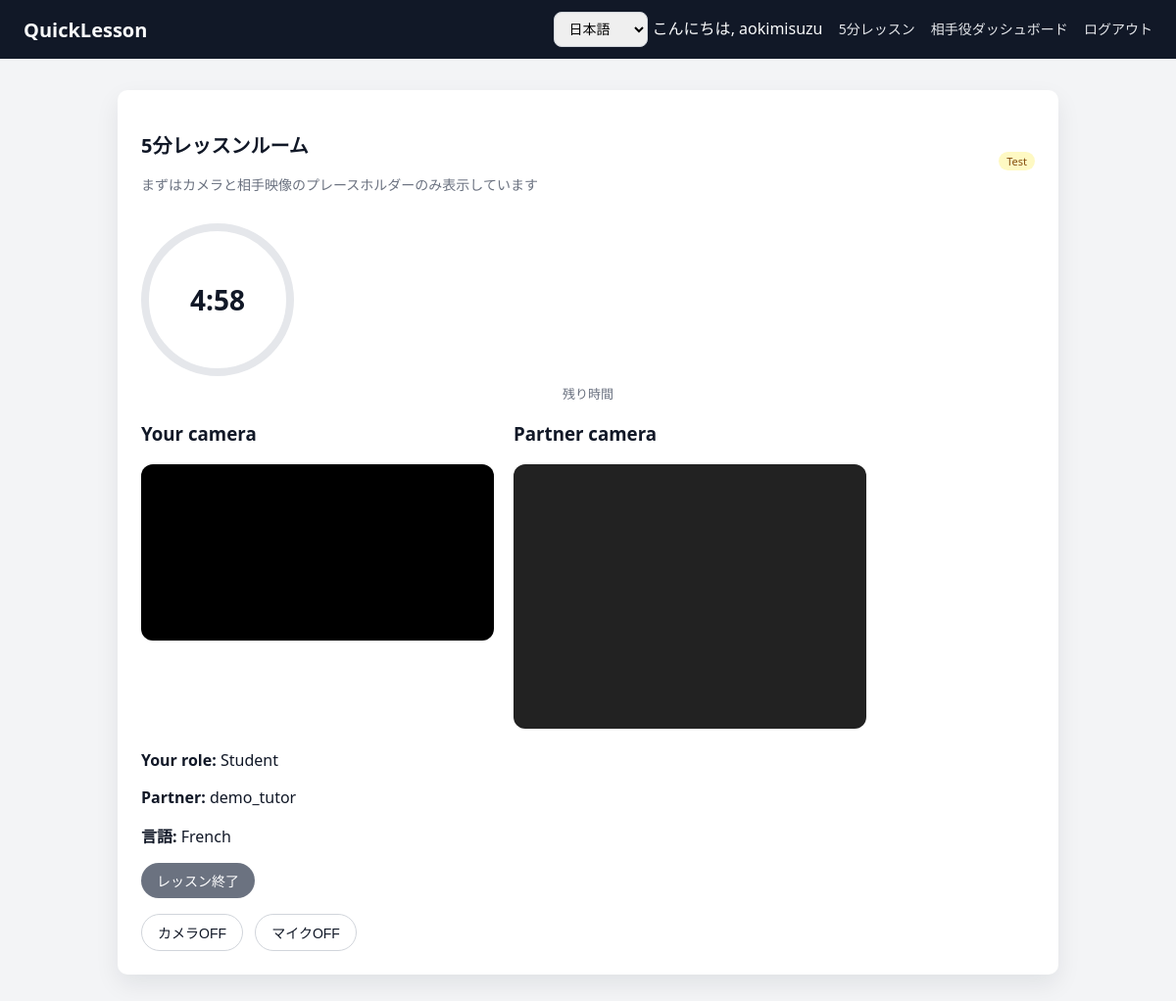
The app's page /lesson/room/83/ (signed in) with its own data.
### core/models/lessons.py (models this page shows, shortened)
class QuickLessonMatch(models.Model):
    request = models.OneToOneField(QuickLessonRequest, on_delete=models.CASCADE)
    tutor = models.ForeignKey(TutorProfile, on_delete=models.CASCADE)
    started_at = models.DateTimeField()
    end_at = models.DateTimeField()
    meeting_url = models.URLField(blank=True)
    price = models.DecimalField(max_digits=8, decimal_places=2, default=0)

class QuickLessonRequest(models.Model):
    STATUS_CHOICES = [
        ("waiting", "Waiting"),
        ("matched", "Matched"),
        ("cancelled", "Cancelled"),
    ]
    PURPOSE_CHOICES = [
        ("lesson", "Lesson"),
        ("interview", "Interview"),
    ]
    student = models.ForeignKey(StudentProfile, on_delete=models.CASCADE)
    language = models.ForeignKey(LessonLanguage, on_delete=models.PROTECT)
    created_at = models.DateTimeField(auto_now_add=True)
    status = models.CharField(
        max_length=20,
        choices=STATUS_CHOICES,
        default="waiting",
    )
    purpose = models.CharField(
        max_length=20,
        choices=PURPOSE_CHOICES,
        default="lesson",
    )

### core/models/users.py (models this page shows, shortened)
class TutorProfile(models.Model):
    user = models.OneToOneField(User, on_delete=models.CASCADE)
    languages = models.ManyToManyField(LessonLanguage, blank=True)
    is_online = models.BooleanField(default=False)
    can_interview = models.BooleanField(default=False)

### core/models/languages.py (models this page shows, shortened)
class LessonLanguage(models.Model):
    code = models.CharField(max_length=10, unique=True)
    name = models.CharField(max_length=50)

### core/views/lesson.py (the view)
# urls.py: path("lesson/room/<int:match_id>/", views.lesson_room, name="lesson_room"),
@login_required
def lesson_room(request, match_id: int):
    match = get_object_or_404(QuickLessonMatch, id=match_id)
    print("===== LESSON ROOM DEBUG =====")
    print("current user:", request.user)
    print("match id:", match.id)
    print("student:", match.request.student.user)
    print("tutor:", match.tutor.user)
    print("=============================")
    now = timezone.now()
    remaining_seconds = max(0, int((match.end_at - now).total_seconds()))
    context = {
        "match": match,
        "remaining_seconds": remaining_seconds,
    }
    return render(request, "core/lesson_room.html", context)

### templates/core/lesson_room.html (shortened to what this page needs)
{% extends "base.html" %}
{% load i18n %}
{% block content %}
  <div class="card">
    <div class="card-header">
      <div>
        <h2 class="card-title">{% trans "5-minute lesson room" %}</h2>
        <p class="card-subtitle">
          {% trans "First, we only set up your camera and a placeholder for the remote video to design the layout." %}
        </p>
      </div>
      <span class="badge badge-yellow">Test</span>
    </div>
    <div class="center mt-16">
      <div class="timer-circle">
        <span id="timer-display"></span>
      </div>
      <div class="timer-label">{% trans "Remaining time" %}</div>
    </div>
    <div style="display: flex; gap: 20px; flex-wrap: wrap;">
  <div>
    <h3>Your camera</h3>
    <video
      id="localVideo"
      autoplay
      playsinline
      muted
      width="360"
      style="background: #000; border-radius: 12px;"
    ></video>
  </div>
  <div>
    <h3>Partner camera</h3>
    <video
      id="remoteVideo"
      autoplay
      playsinline
      width="360"
      height="270"
      style="background: #222; border-radius: 12px;"
    ></video>
  </div>
</div>
<div class="mt-16">
  {% if request.user == match.request.student.user %}
    <p><strong>Your role:</strong> Student</p>
    <p><strong>Partner:</strong> {{ match.tutor.user.username }}</p>
  {% else %}
    <p><strong>Your role:</strong> Tutor</p>
    <p><strong>Partner:</strong> {{ match.request.student.user.username }}</p>
  {% endif %}
  <p><strong>{% trans "Language" %}:</strong> {{ match.request.language.name }}</p>
</div>
    <div class="mt-16">
      <button id="leave-btn" class="btn btn-secondary">
        {% trans "End lesson" %}
      </button>
    </div>
    <div class="mt-16">
      <button id="toggle-camera" class="btn btn-outline">
        {% trans "Camera OFF" %}
      </button>
      <button id="toggle-mic" class="btn btn-outline">
        {% trans "Mic OFF" %}
      </button>
    </div>
  </div>
{% endblock %}

### templates/base.html (shortened to what this page needs)
{% load static %}
{% load i18n %}
<!DOCTYPE html>
<html lang="{{ request.LANGUAGE_CODE|default:'ja' }}">
<head>
  <link rel="stylesheet" href="{% static 'css/style.css' %}">
</head>
<body>
  <header class="header">
    <div class="header-title">
      <a href="{% url 'home' %}">QuickLesson</a>
    </div>
    <nav class="header-nav">
      <form action="{% url 'set_language' %}" method="post" style="display:inline;">
        <select name="language" onchange="this.form.submit()">
          <option value="ja" {% if request.LANGUAGE_CODE == "ja" %}selected{% endif %}>日本語</option>
        </select>
      </form>
      {% if user.is_authenticated %}
        <span>{% trans "Hi" %}, {{ user.username }}</span>
        <a href="{% url 'create_request' %}">{% trans "5-minute lesson" %}</a>
        <a href="{% url 'tutor_dashboard' %}">{% trans "Tutor Dashboard" %}</a>
        <a href="{% url 'logout' %}">{% trans "Log out" %}</a>
      {% else %}
        <a href="{% url 'login' %}">{% trans "Log In" %}</a>
      {% endif %}
    </nav>
  </header>
  <main class="container">
    {% block content %}{% endblock %}
  </main>
</body>
</html>

### static/css/style.css (style rules this page uses)
body { margin: 0; font-family: system-ui, -apple-system, BlinkMacSystemFont, "Segoe UI", sans-serif; background: #f3f4f6; color: #111827; }
a { color: #2563eb; text-decoration: none; }
.header { background: #111827; color: #f9fafb; padding: 12px 24px; display: flex; align-items: center; justify-content: space-between; }
.header-title a { color: #f9fafb; font-weight: 700; font-size: 20px; text-decoration: none; }
.header-nav a { color: #e5e7eb; margin-left: 12px; font-size: 14px; }
.container { max-width: 960px; margin: 32px auto; padding: 0 16px; }
.card { background: #ffffff; border-radius: 10px; padding: 24px; box-shadow: 0 10px 25px rgba(15, 23, 42, 0.08); margin-bottom: 24px; }
.card-header { display: flex; justify-content: space-between; align-items: center; margin-bottom: 16px; }
.card-title { font-size: 20px; font-weight: 600; color: #111827; }
.card-subtitle { font-size: 14px; color: #6b7280; }
.btn { display: inline-flex; align-items: center; justify-content: center; padding: 8px 16px; border-radius: 999px; border: none; cursor: pointer; font-size: 14px; font-weight: 500; background: #2563eb; color: #ffffff; }
.btn-secondary { background: #6b7280; }
.btn-outline { background: transparent; border: 1px solid #d1d5db; color: #111827; }
.btn + .btn { margin-left: 8px; }
form { display: flex; flex-direction: column; gap: 12px; }
select, input[type="text"], input[type="email"], input[type="password"] { padding: 8px 10px; border-radius: 8px; border: 1px solid #d1d5db; font-size: 14px; }
.badge { display: inline-block; padding: 2px 8px; border-radius: 999px; font-size: 11px; font-weight: 500; }
.badge-yellow { background: #fef9c3; color: #854d0e; }
.center { text-align: center; }
.mt-16 { margin-top: 16px; }
.timer-circle { width: 140px; height: 140px; border-radius: 999px; border: 8px solid #e5e7eb; display: flex; align-items: center; justify-content: center; font-size: 28px; font-weight: 700; color: #111827; margin-bottom: 8px; }
.timer-label { font-size: 13px; color: #6b7280; }

### records on screen
QuickLessonMatch: tutor.user.username "demo_tutor", request.language.name "French"

### other values on screen
{{ user.username }} "aokimisuzu"
